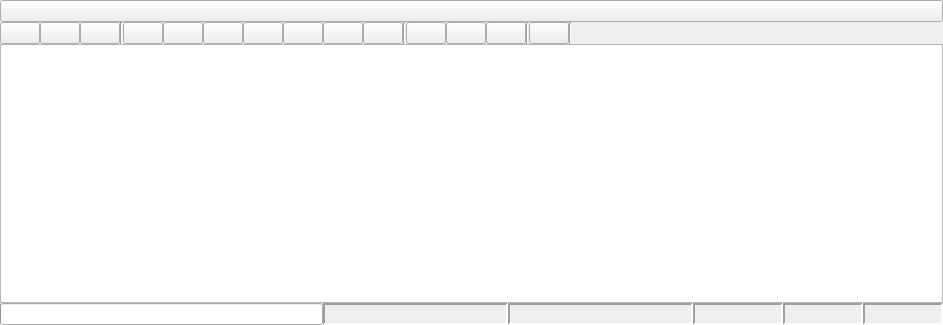
<?xml version="1.0" encoding="UTF-8"?>
<ui version="4.0">
 <class>Bag</class>
 <widget class="QWidget" name="Bag">
  <property name="geometry">
   <rect>
    <x>0</x>
    <y>0</y>
    <width>943</width>
    <height>325</height>
   </rect>
  </property>
  <property name="windowTitle">
   <string>Bag</string>
  </property>
  <layout class="QVBoxLayout" name="verticalLayout">
   <property name="spacing">
    <number>0</number>
   </property>
   <property name="margin">
    <number>0</number>
   </property>
   <!-- Modificado -->
   <item>
    <widget class="QPushButton" name="capture_button">
     <property name="toolTip">
      <string>Capture Image</string>
     </property>
     <property name="text">
      <string/>
     </property>
     <property name="iconSize">
      <size>
       <width>16</width>
       <height>16</height>
      </size>
     </property>
    </widget>  
   </item>
   <!-- Termina modificacion -->
   <item>
    <layout class="QHBoxLayout" name="horizontalLayout">
     <item>
      <widget class="QPushButton" name="record_button">
       <property name="toolTip">
        <string>Record Bag</string>
       </property>
       <property name="text">
        <string/>
       </property>
       <property name="iconSize">
        <size>
         <width>16</width>
         <height>16</height>
        </size>
       </property>
      </widget>
     </item>
     <item>
      <widget class="QPushButton" name="load_button">
       <property name="toolTip">
        <string>Load Bag</string>
       </property>
       <property name="text">
        <string/>
       </property>
       <property name="iconSize">
        <size>
         <width>16</width>
         <height>16</height>
        </size>
       </property>
      </widget>
     </item>
     <item>
      <widget class="QPushButton" name="save_button">
       <property name="toolTip">
        <string>Save Bag</string>
       </property>
       <property name="text">
        <string/>
       </property>
       <property name="iconSize">
        <size>
         <width>16</width>
         <height>16</height>
        </size>
       </property>
      </widget>
     </item>
     <item>
      <widget class="Line" name="line_3">
       <property name="orientation">
        <enum>Qt::Vertical</enum>
       </property>
      </widget>
     </item>
     <item>
      <widget class="QPushButton" name="begin_button">
       <property name="toolTip">
        <string>Go To Beginning</string>
       </property>
       <property name="text">
        <string/>
       </property>
       <property name="iconSize">
        <size>
         <width>16</width>
         <height>16</height>
        </size>
       </property>
      </widget>
     </item>
     <item>
      <widget class="QPushButton" name="slower_button">
       <property name="toolTip">
        <string>Slower / Rewind</string>
       </property>
       <property name="text">
        <string/>
       </property>
       <property name="iconSize">
        <size>
         <width>16</width>
         <height>16</height>
        </size>
       </property>
      </widget>
     </item>
     <item>
      <widget class="QPushButton" name="previous_button">
       <property name="toolTip">
        <string>Previous frame</string>
       </property>
       <property name="text">
        <string/>
       </property>
       <property name="iconSize">
        <size>
         <width>16</width>
         <height>16</height>
        </size>
       </property>
      </widget>
     </item>
     <item>
      <widget class="QPushButton" name="play_button">
       <property name="toolTip">
        <string>Play / Pause</string>
       </property>
       <property name="text">
        <string/>
       </property>
       <property name="iconSize">
        <size>
         <width>16</width>
         <height>16</height>
        </size>
       </property>
       <property name="checkable">
        <bool>true</bool>
       </property>
      </widget>
     </item>
     <item>
      <widget class="QPushButton" name="next_button">
       <property name="toolTip">
        <string>Next frame</string>
       </property>
       <property name="text">
        <string/>
       </property>
       <property name="iconSize">
        <size>
         <width>16</width>
         <height>16</height>
        </size>
       </property>
      </widget>
     </item>
     <item>
      <widget class="QPushButton" name="faster_button">
       <property name="toolTip">
        <string>Fast Forward</string>
       </property>
       <property name="text">
        <string/>
       </property>
       <property name="iconSize">
        <size>
         <width>16</width>
         <height>16</height>
        </size>
       </property>
      </widget>
     </item>
     <item>
      <widget class="QPushButton" name="end_button">
       <property name="toolTip">
        <string>Go To End</string>
       </property>
       <property name="text">
        <string/>
       </property>
       <property name="iconSize">
        <size>
         <width>16</width>
         <height>16</height>
        </size>
       </property>
      </widget>
     </item>
     <item>
      <widget class="Line" name="line">
       <property name="orientation">
        <enum>Qt::Vertical</enum>
       </property>
      </widget>
     </item>
     <item>
      <widget class="QPushButton" name="zoom_in_button">
       <property name="toolTip">
        <string>Zoom In</string>
       </property>
       <property name="text">
        <string/>
       </property>
       <property name="iconSize">
        <size>
         <width>16</width>
         <height>16</height>
        </size>
       </property>
      </widget>
     </item>
     <item>
      <widget class="QPushButton" name="zoom_out_button">
       <property name="toolTip">
        <string>Zoom Out</string>
       </property>
       <property name="text">
        <string/>
       </property>
       <property name="iconSize">
        <size>
         <width>16</width>
         <height>16</height>
        </size>
       </property>
      </widget>
     </item>
     <item>
      <widget class="QPushButton" name="zoom_all_button">
       <property name="toolTip">
        <string>Zoom Home</string>
       </property>
       <property name="text">
        <string/>
       </property>
       <property name="iconSize">
        <size>
         <width>16</width>
         <height>16</height>
        </size>
       </property>
      </widget>
     </item>
     <item>
      <widget class="Line" name="line_2">
       <property name="orientation">
        <enum>Qt::Vertical</enum>
       </property>
      </widget>
     </item>
     <item>
      <widget class="QPushButton" name="thumbs_button">
       <property name="toolTip">
        <string>Toggle Thumbnails</string>
       </property>
       <property name="text">
        <string/>
       </property>
       <property name="iconSize">
        <size>
         <width>16</width>
         <height>16</height>
        </size>
       </property>
       <property name="checkable">
        <bool>true</bool>
       </property>
      </widget>
     </item>
     <item>
      <widget class="Line" name="line_4">
       <property name="orientation">
        <enum>Qt::Vertical</enum>
       </property>
      </widget>
     </item>
     <item>
      <spacer name="horizontalSpacer">
       <property name="orientation">
        <enum>Qt::Horizontal</enum>
       </property>
       <property name="sizeHint" stdset="0">
        <size>
         <width>40</width>
         <height>20</height>
        </size>
       </property>
      </spacer>
     </item>
    </layout>
   </item>
   <item>
    <widget class="BagGraphicsView" name="graphics_view">
     <property name="horizontalScrollBarPolicy">
      <enum>Qt::ScrollBarAlwaysOff</enum>
     </property>
    </widget>
   </item>
   <item>
    <layout class="QHBoxLayout" name="status_bar_layout">
     <item>
      <widget class="QProgressBar" name="progress_bar">
       <property name="sizePolicy">
        <sizepolicy hsizetype="Minimum" vsizetype="Fixed">
         <horstretch>0</horstretch>
         <verstretch>0</verstretch>
        </sizepolicy>
       </property>
       <property name="value">
        <number>0</number>
       </property>
       <property name="textVisible">
        <bool>false</bool>
       </property>
      </widget>
     </item>
     <item>
      <widget class="QLabel" name="stamp_label">
       <property name="maximumSize">
        <size>
         <width>185</width>
         <height>16777215</height>
        </size>
       </property>
       <property name="toolTip">
        <string>Timestamp of the current playhead location</string>
       </property>
       <property name="frameShape">
        <enum>QFrame::Panel</enum>
       </property>
       <property name="frameShadow">
        <enum>QFrame::Sunken</enum>
       </property>
       <property name="lineWidth">
        <number>2</number>
       </property>
       <property name="text">
        <string/>
       </property>
      </widget>
     </item>
     <item>
      <widget class="QLabel" name="date_label">
       <property name="maximumSize">
        <size>
         <width>185</width>
         <height>16777215</height>
        </size>
       </property>
       <property name="toolTip">
        <string>Date and time of the current playhead location</string>
       </property>
       <property name="frameShape">
        <enum>QFrame::Panel</enum>
       </property>
       <property name="frameShadow">
        <enum>QFrame::Sunken</enum>
       </property>
       <property name="lineWidth">
        <number>2</number>
       </property>
       <property name="text">
        <string/>
       </property>
      </widget>
     </item>
     <item>
      <widget class="QLabel" name="seconds_label">
       <property name="minimumSize">
        <size>
         <width>0</width>
         <height>0</height>
        </size>
       </property>
       <property name="maximumSize">
        <size>
         <width>90</width>
         <height>16777215</height>
        </size>
       </property>
       <property name="toolTip">
        <string>Number of seconds the current playhead location is from the beginning of the bag</string>
       </property>
       <property name="frameShape">
        <enum>QFrame::Panel</enum>
       </property>
       <property name="frameShadow">
        <enum>QFrame::Sunken</enum>
       </property>
       <property name="lineWidth">
        <number>2</number>
       </property>
       <property name="text">
        <string/>
       </property>
      </widget>
     </item>
     <item>
      <widget class="QLabel" name="playspeed_label">
       <property name="toolTip">
        <string>Playback speed</string>
       </property>
       <property name="maximumSize">
        <size>
         <width>80</width>
         <height>16777215</height>
        </size>
       </property>
       <property name="frameShape">
        <enum>QFrame::Panel</enum>
       </property>
       <property name="frameShadow">
        <enum>QFrame::Sunken</enum>
       </property>
       <property name="lineWidth">
        <number>2</number>
       </property>
       <property name="text">
        <string/>
       </property>
      </widget>
     </item>
     <item>
      <widget class="QLabel" name="filesize_label">
       <property name="toolTip">
        <string>Bag size</string>
       </property>
       <property name="maximumSize">
        <size>
         <width>80</width>
         <height>16777215</height>
        </size>
       </property>
       <property name="frameShape">
        <enum>QFrame::Panel</enum>
       </property>
       <property name="frameShadow">
        <enum>QFrame::Sunken</enum>
       </property>
       <property name="lineWidth">
        <number>2</number>
       </property>
       <property name="text">
        <string/>
       </property>
      </widget>
     </item>
    </layout>
   </item>
  </layout>
 </widget>
 <customwidgets>
  <customwidget>
   <class>BagGraphicsView</class>
   <extends>QGraphicsView</extends>
   <header>rqt_bag.bag_widget</header>
  </customwidget>
 </customwidgets>
 <resources/>
 <connections/>
</ui>
